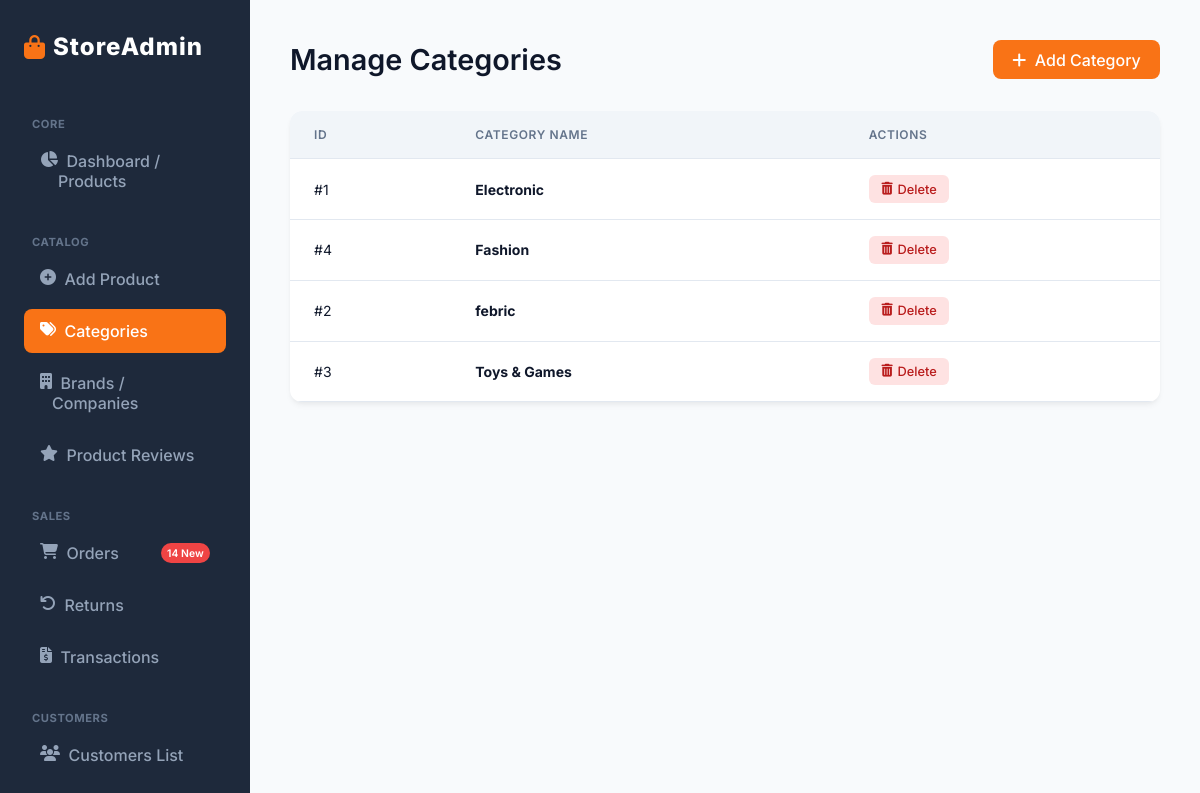
/categories.php (signed in), run on the app's committed database.
### tables this page shows
CREATE TABLE `categories` (
  `id` int(11) NOT NULL,
  `name` varchar(255) NOT NULL
);

### categories.php (the view, shortened to what this page needs)
<?php
require_once 'db.php';
try {
    $stmt = $pdo->query("SELECT * FROM categories ORDER BY name ASC");
    $categories = $stmt->fetchAll();
} catch (PDOException $e) {
    $error = "Error fetching data: " . $e->getMessage();
}
?>
<!DOCTYPE html>
<html lang="en">
<head>
    <link rel="stylesheet" href="style.css">
    <link rel="stylesheet" href="https://cdnjs.cloudflare.com/ajax/libs/font-awesome/6.4.0/css/all.min.css">
</head>
<body>
    <?php include 'sidebar.php'; ?>
    <div class="main-content">
        <div class="header">
            <h1>Manage Categories</h1>
            <a href="add_category.php" class="btn"><i class="fas fa-plus"></i>&nbsp; Add Category</a>
        </div>
        <div class="card">
            <table>
                <thead>
                    <tr>
                        <th>ID</th>
                        <th>Category Name</th>
                        <th>Actions</th>
                    </tr>
                </thead>
                <tbody>
                    <?php if (isset($categories) && count($categories) > 0): ?>
                        <?php foreach ($categories as $cat): ?>
                            <tr>
                                <td>#<?= htmlspecialchars($cat['id']) ?></td>
                                <td><strong><?= htmlspecialchars($cat['name']) ?></strong></td>
                                <td class="actions">
                                    <a href="categories.php?delete=<?= $cat['id'] ?>" class="btn-icon btn-del" onclick="return confirm('Delete this category?');"><i class="fas fa-trash-alt"></i> Delete</a>
                                </td>
                            </tr>
                        <?php endforeach; ?>
                    <?php else: ?>
                        <tr>
                            <td colspan="3" style="text-align: center; padding: 2rem;">No categories found.</td>
                        </tr>
                    <?php endif; ?>
                </tbody>
            </table>
        </div>
    </div>
</body>
</html>

### style.css (style rules this page uses)
:root { --primary: #f97316; --primary-hover: #ea580c; --secondary: #f1f5f9; --text-main: #0f172a; --text-muted: #64748b; --bg-main: #f8fafc; --bg-card: #ffffff; --border: #e2e8f0; --sidebar-bg: #1e293b; --sidebar-text: #94a3b8; --sidebar-hover: #334155; --sidebar-active: #f97316; --danger: #ef4444; --danger-hover: #dc2626; --success: #10b981; --radius: 12px; --shadow: 0 4px 6px -1px rgba(0, 0, 0, 0.05), 0 2px 4px -1px rgba(0, 0, 0, 0.03); --shadow-hover: 0 10px 15px -3px rgba(0, 0, 0, 0.1), 0 4px 6px -2px rgba(0, 0, 0, 0.05); }
* { margin: 0; padding: 0; box-sizing: border-box; font-family: 'Inter', sans-serif; }
body { background-color: var(--bg-main); color: var(--text-main); display: flex; min-height: 100vh; }
.main-content { margin-left: 250px; padding: 2.5rem; flex: 1; min-height: 100vh; }
.header { display: flex; justify-content: space-between; align-items: center; margin-bottom: 2rem; }
.header h1 { font-size: 1.8rem; font-weight: 600; color: #0f172a; }
.btn { display: inline-flex; align-items: center; justify-content: center; padding: 0.6rem 1.2rem; background-color: var(--primary); color: white; border-radius: 8px; text-decoration: none; font-weight: 500; transition: all 0.2s ease; border: none; cursor: pointer; }
.card { background-color: var(--bg-card); border-radius: var(--radius); box-shadow: var(--shadow); overflow: hidden; }
table { width: 100%; border-collapse: collapse; }
th, td { padding: 1rem 1.5rem; text-align: left; }
th { background-color: #f1f5f9; color: var(--text-muted); font-weight: 600; text-transform: uppercase; font-size: 0.75rem; letter-spacing: 0.05em; border-bottom: 1px solid var(--border); }
tr { border-bottom: 1px solid var(--border); transition: background-color 0.2s ease; }
td { color: var(--text-main); font-size: 0.875rem; }
.actions { display: flex; gap: 0.5rem; }
.btn-icon { padding: 0.4rem 0.8rem; border-radius: 6px; font-size: 0.8rem; text-decoration: none; display: inline-flex; align-items: center; gap: 0.3rem; transition: all 0.2s; font-weight: 500; }
.btn-del { background-color: #fee2e2; color: #b91c1c; }

### data on the page
categories: id "1", name "Electronic"
categories: id "4", name "Fashion"
categories: id "2", name "febric"
categories: id "3", name "Toys & Games"
